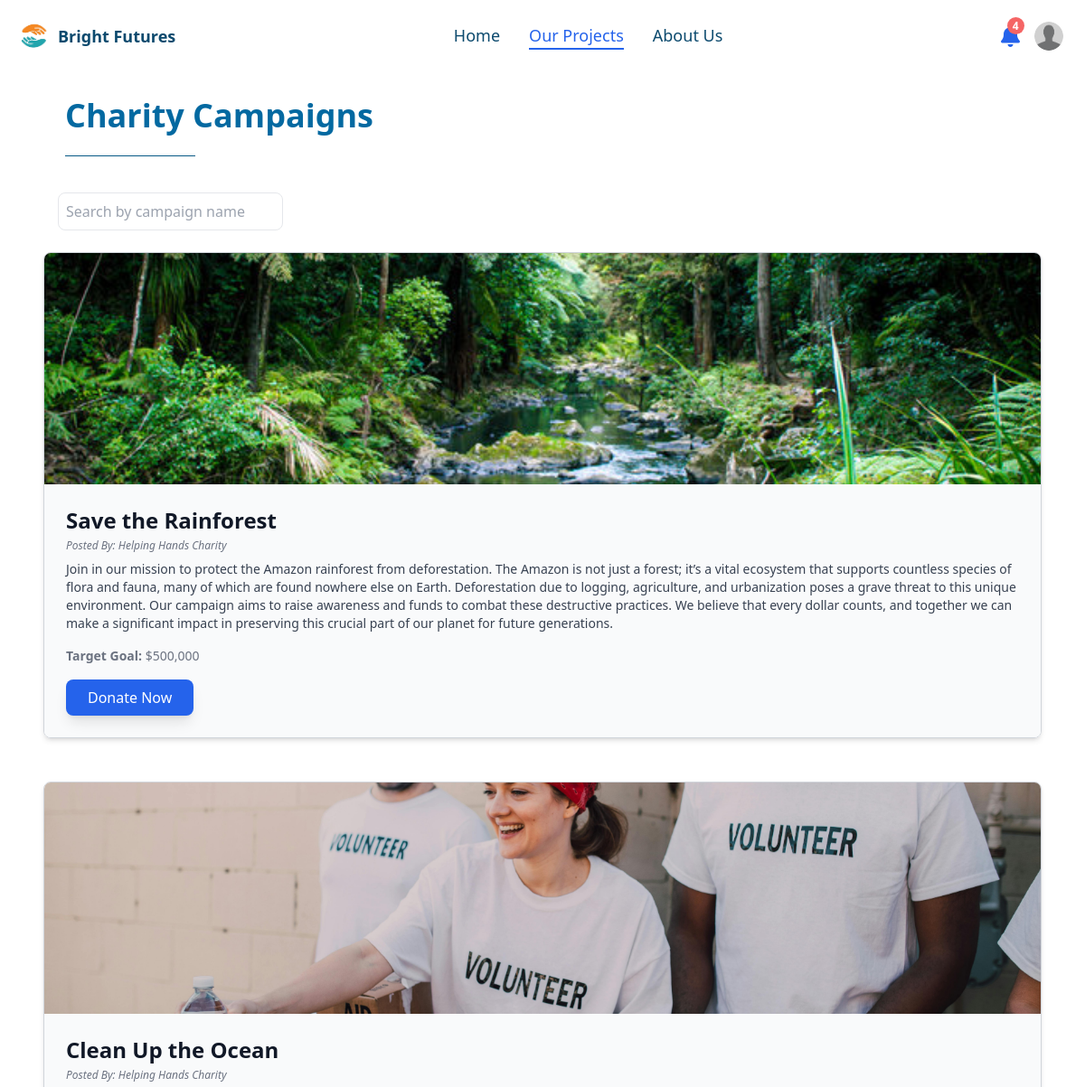
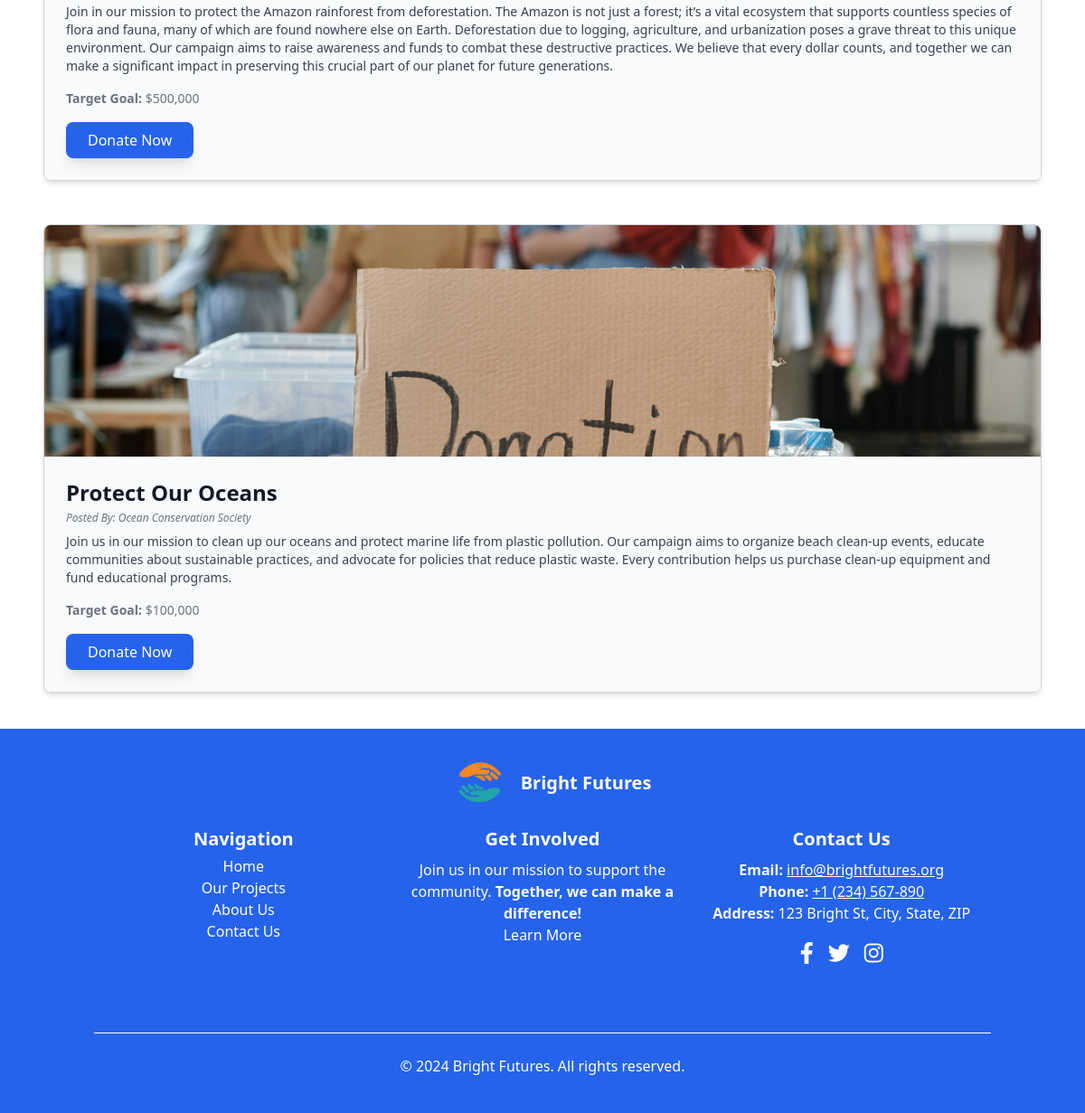
The page /src/projects.php (signed in) on the database its author committed (2 pictures, top to bottom).
### tables this page shows
CREATE TABLE `User` (
  `fullName` varchar(255) NOT NULL,
  `email` varchar(255) NOT NULL,
  `age` int(11) NOT NULL,
  `gender` varchar(6) NOT NULL,
  `username` varchar(100) NOT NULL,
  `balance` int(255) NOT NULL DEFAULT 0,
  `photo` varchar(255) NOT NULL,
  `password` varchar(255) NOT NULL,
  `joinedDate` timestamp NOT NULL DEFAULT current_timestamp(),
  `first_login` tinyint(1) DEFAULT 1
);

CREATE TABLE `Charity` (
  `id` int(11) NOT NULL,
  `campTitle` varchar(255) NOT NULL,
  `campDesc` text NOT NULL,
  `orgName` varchar(255) NOT NULL,
  `targetGoal` decimal(10,2) NOT NULL,
  `achievedGoal` decimal(10,2) DEFAULT 0.00,
  `challenges` text DEFAULT NULL,
  `solutions` text DEFAULT NULL,
  `photo_paths` text DEFAULT NULL,
  `created_at` timestamp NOT NULL DEFAULT current_timestamp(),
  `updated_at` timestamp NOT NULL DEFAULT current_timestamp() ON UPDATE current_timestamp()
);

### src/projects.php (the view, shortened to what this page needs)
<?php
include("conn.php");
require "./shared/header.php";
if (isset($_SESSION['Username']) && isset($_COOKIE['Username'])) {
$query = "SELECT * FROM Charity";
$result = mysqli_query($con, $query);
$campaigns = [];
while ($row = mysqli_fetch_assoc($result)) {
    $campaigns[] = $row;
}
?>
<!doctype html>
<html>
<head>
    <link rel="stylesheet" href="https://cdnjs.cloudflare.com/ajax/libs/font-awesome/6.0.0-beta3/css/all.min.css">
    <link href="./output.css" rel="stylesheet">
</head>
<body>
    <div class="mb-4 text-xl pt-4 text-white">wsg</div>
    <div class="px-4 md:px-12 mt-16 w-full">
        <h1 class="md:text-4xl text-xl font-extrabold text-sky-700 md:mb-6 pl-6">Charity Campaigns</h1>
        <hr class="border-0 h-px bg-sky-800 w-36 mb-10 ml-6" />
        <input type="text" id="search" placeholder="Search by campaign name" class="border rounded-lg p-2 mb-6 ml-4" />
        <div id="campaigns" class="space-y-12 max-w-6xl mb-10 mx-auto">
            <?php foreach ($campaigns as $campaign): ?>
                <?php
                $photoPaths = explode(',', $campaign['photo_paths']);
                $backgroundImage = !empty($photoPaths[0]) ? $photoPaths[0] : 'default-bg.jpg';
                ?>
                <div class="campaign rounded-lg shadow-md overflow-hidden border border-gray-300 mb-8">
                    <div class="h-64 bg-cover bg-center"
                        style="background-image: url('<?php echo htmlspecialchars($backgroundImage); ?>');">
                    </div>
                    <div class="p-6 bg-gray-50">
                        <h2 class="text-2xl font-bold text-gray-900">
                            <?php echo htmlspecialchars($campaign['campTitle']); ?>
                        </h2>
                        <p class="text-gray-500 mt-1 italic text-xs">
                            Posted By: <?php echo htmlspecialchars($campaign['orgName']); ?>
                        </p>
                        <p class="mt-2 text-sm text-gray-700">
                            <?php echo htmlspecialchars($campaign['campDesc']); ?>
                        </p>
                        <p class="text-gray-500 mt-4 text-sm">
                            <span class="font-semibold">Target Goal:</span>
                            $<?php echo number_format($campaign['targetGoal']); ?>
                        </p>
                        <div class="flex mt-4">
                            <a
                                href="detailCharity.php?id=<?php echo $campaign['id']; ?>"
                                class="bg-blue-600 text-white py-2 px-6 rounded-lg hover:bg-blue-700 shadow-lg transition">
                                Donate Now
                            </a>
                        </div>
                    </div>
                </div>
            <?php endforeach; ?>
        </div>
    </div>
    <div class="bg-blue-600 text-white pt-3 pb-6 md:flex md:items-center">
        <div class="container mx-auto px-4">
            <div class="flex justify-center items-center pt-0 mt-0">
                <img src="./img/logo.png" alt="Logo" class="md:w-24 w-10" />
                <h2 class="text-white font-bold md:text-xl">Bright Futures</h2>
            </div>
            <div class="flex flex-col md:flex-row justify-between w-full mb-16">
                <div class="w-full md:w-1/3 mb-4 md:mb-0 text-center">
                    <h4 class="md:text-xl font-bold pb-1">Navigation</h4>
                    <a href="/" class="text-white hover:underline block">Home</a>
                    <a href="/projects" class="text-white hover:underline block">Our Projects</a>
                    <a href="/about" class="text-white hover:underline block">About Us</a>
                    <a href="/about#contact-us" class="text-white hover:underline block">Contact Us</a>
                </div>
                <div class="w-full md:w-1/3 mb-4 md:mb-0 text-center">
                    <h4 class="md:text-xl font-bold pb-2">Get Involved</h4>
                    <p>Join us in our mission to support the community. <b>Together, we can make a difference!</b></p>
                    <a href="/about" class="hover:underline text-white">Learn More</a>
                </div>
                <div class="w-full md:w-1/3 text-center">
                    <h4 class="text-xl font-bold pb-2">Contact Us</h4>
                    <p><b>Email:</b> <a href="mailto:info@brightfutures.org" class="underline">info@brightfutures.org</a></p>
                    <p><b>Phone:</b> <a href="tel:+1234567890" class="underline">+1 (234) 567-890</a></p>
                    <p><b>Address:</b> 123 Bright St, City, State, ZIP</p>
                    <div class="flex justify-center mt-2">
                        <a href="https://facebook.com" class="flex items-center justify-center p-2 text-white">
                            <i class="fab fa-facebook-f text-2xl hover:text-3xl duration-500"></i>
                        </a>
                        <a href="https://twitter.com" class="flex items-center justify-center p-2 text-white">
                            <i class="fab fa-twitter text-2xl hover:text-3xl duration-500"></i>
                        </a>
                        <a href="https://instagram.com" class="flex items-center justify-center p-2 text-white">
                            <i class="fab fa-instagram text-2xl hover:text-3xl duration-300"></i>
                        </a>
                    </div>
                </div>
            </div>
            <div class="my-3 bg-white h-px mb-6"></div>
            <div class="text-center mb-4">
                <p>© <?php echo date('Y'); ?> Bright Futures. All rights reserved.</p>
            </div>
        </div>
    </div>
</body>
</html>
<?php
} else {
    header("Location: login.php");
}
?>

### src/Shared/header.php (shortened to what this page needs)
<?php
if (isset($_SESSION['Username']) && isset($_COOKIE['Username'])) {
    $loguser = $_SESSION['Username'];
    $sql = "SELECT * FROM `User` WHERE `Username` = '$loguser'";
    $rs = mysqli_query($con, $sql);
    $result = mysqli_fetch_assoc($rs);
    $pp = $result['photo'];
    $userId = $_SESSION['Username'];
    $notificationsQuery = "SELECT * FROM Notifications WHERE username = '$userId' ORDER BY created_at DESC";
    $notificationsResult = mysqli_query($con, $notificationsQuery);
    $notifications = mysqli_fetch_all($notificationsResult, MYSQLI_ASSOC);
    $unreadCount = 0;
    foreach ($notifications as $notification) {
        if ($notification['is_read'] == 0) {
            $unreadCount++;
        }
    }
?>
<!DOCTYPE html>
<html lang="en">
<head>
    <link rel="stylesheet" href="https://cdnjs.cloudflare.com/ajax/libs/font-awesome/6.0.0-beta3/css/all.min.css">
    <link rel="stylesheet" href="../output.css">
</head>
<body>
    <header id="header" class="p-2 pr-6 py-3 flex justify-between items-center text-gray-800 fixed w-full z-20 transition-all duration-300 bg-transparent">
        <div class="flex items-center">
            <img src="./img/logo.png" alt="Logo" class="w-14" />
            <span class="text-lg font-bold text-sky-900">Bright Futures</span>
        </div>
        <nav class="md:flex flex-grow justify-center space-x-8 text-lg text-sky-900 nav-links" id="navLinks">
            <a href="/Charity/src/index.php" class="<?php echo ($_SERVER['PHP_SELF'] == '/Charity/src/index.php') ? 'text-blue-600 border-blue-600 border-b-2' : 'hover:text-blue-600 hover:border-blue-600 hover:border-b-2 duration-200'; ?>">Home</a>
            <a href="/Charity/src/projects.php" class="<?php echo ($_SERVER['PHP_SELF'] == '/Charity/src/projects.php') ? 'text-blue-600 border-blue-600 border-b-2' : 'hover:text-blue-600 hover:border-blue-600 hover:border-b-2 duration-200'; ?>">Our Projects</a>
            <a href="/Charity/src/about.php" class="<?php echo ($_SERVER['PHP_SELF'] == '/Charity/src/about.php') ? 'text-blue-600 border-blue-600 border-b-2' : 'hover:text-blue-600 hover:border-blue-600 hover:border-b-2 duration-200'; ?>">About Us</a>
        </nav>
        <div class="flex space-x-4">
            <div class="relative">
                <button type="button" id="notificationButton" class="notification-icon relative">
                    <i class="fas fa-bell text-2xl" style="color: #2563eb !important;"></i>
                    <?php if ($unreadCount > 0): ?>
                        <span class="absolute" style="top: -0.3rem; right: -0.3rem; background-color: #f56565; color: white; width: 1.2rem; height: 1.2rem; border-radius: 50%; display: flex; align-items: center; justify-content: center; font-size: 0.75rem; font-weight: bold;">
                            <?php echo $unreadCount; ?>
                        </span>
                    <?php endif; ?>
                </button>
            </div>
            <a href="ppuser.php?UserName=<?php echo $result['username']; ?>" class="pp ml-2 flex items-center duration-300">
                <img class="mx-auto rounded-full w-8 h-8 object-center object-cover" src="<?php echo $pp; ?>" alt="Profile Picture">
            </a>
        </div>
    </header>
</body>
</html>
<?php
}
?>

### src/projects.php (style rules this page uses)
.bg-cover { background-size: cover; }

### rows shown on the page
user: photo (placeholder picture)
charity: photo_paths (picture), campTitle "Save the Rainforest", orgName "Helping Hands Charity", campDesc "Join in our mission to protect the Amazon rainforest from deforestation. The Amazon is not just a forest; it’s a vital ecosystem that supports countless species of flora and fauna, many of which are found nowhere else on Earth. Deforestation due to logging, agriculture, and urbanization poses a grave threat to this unique environment. Our campaign aims to raise awareness and funds to combat these destructive practices. We believe that every dollar counts, and together we can make a significant impact in preserving this crucial part of our planet for future generations.", targetGoal "500,000"
charity: photo_paths (picture), campTitle "Clean Up the Ocean", orgName "Helping Hands Charity", campDesc "Join in our mission to protect the Amazon rainforest from deforestation. The Amazon is not just a forest; it’s a vital ecosystem that supports countless species of flora and fauna, many of which are found nowhere else on Earth. Deforestation due to logging, agriculture, and urbanization poses a grave threat to this unique environment. Our campaign aims to raise awareness and funds to combat these destructive practices. We believe that every dollar counts, and together we can make a significant impact in preserving this crucial part of our planet for future generations.", targetGoal "500,000"
charity: shows a picture, campTitle "Protect Our Oceans", orgName "Ocean Conservation Society", campDesc "Join us in our mission to clean up our oceans and protect marine life from plastic pollution. Our campaign aims to organize beach clean-up events, educate communities about sustainable practices, and advocate for policies that reduce plastic waste. Every contribution helps us purchase clean-up equipment and fund educational programs.", targetGoal "100,000"

### other values the page prints
$unreadCount "4"
